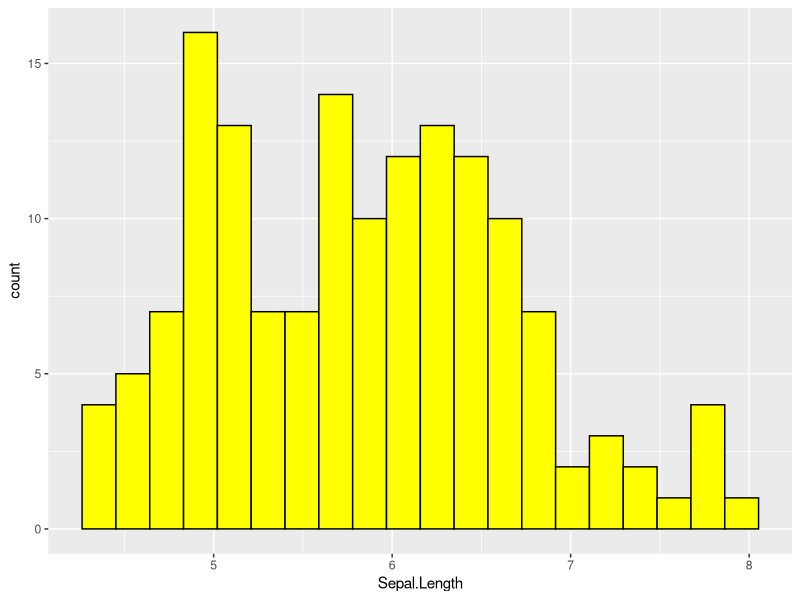
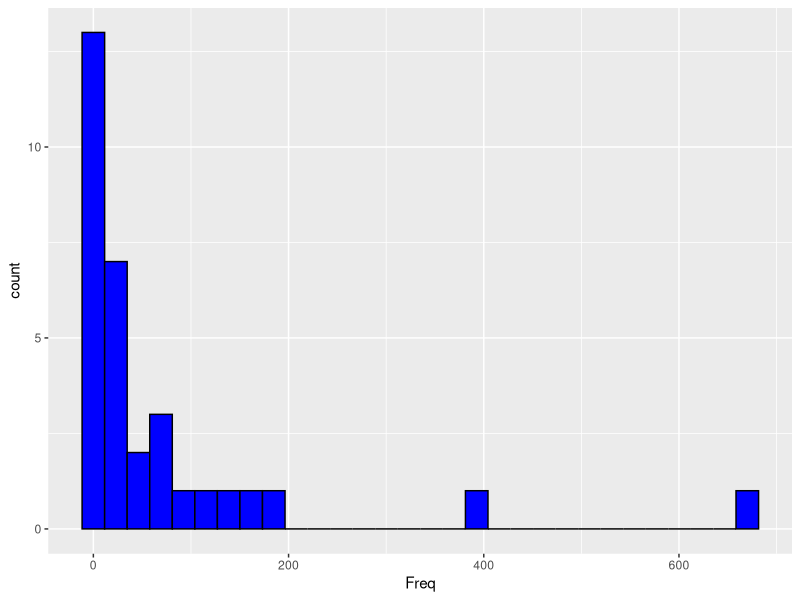

Here is the R script that generated these plots, in order:
library(ggplot2)
ggplot(iris, aes(x=Sepal.Length))+
  geom_histogram(color="black", fill="yellow", bins=20, )



library(ggplot2)
data(Titanic)
data("Titanic")
df = as.data.frame(Titanic)
ggplot(df, aes(x=Freq))+
  geom_histogram(color= "black", fill="blue", bins=30)
